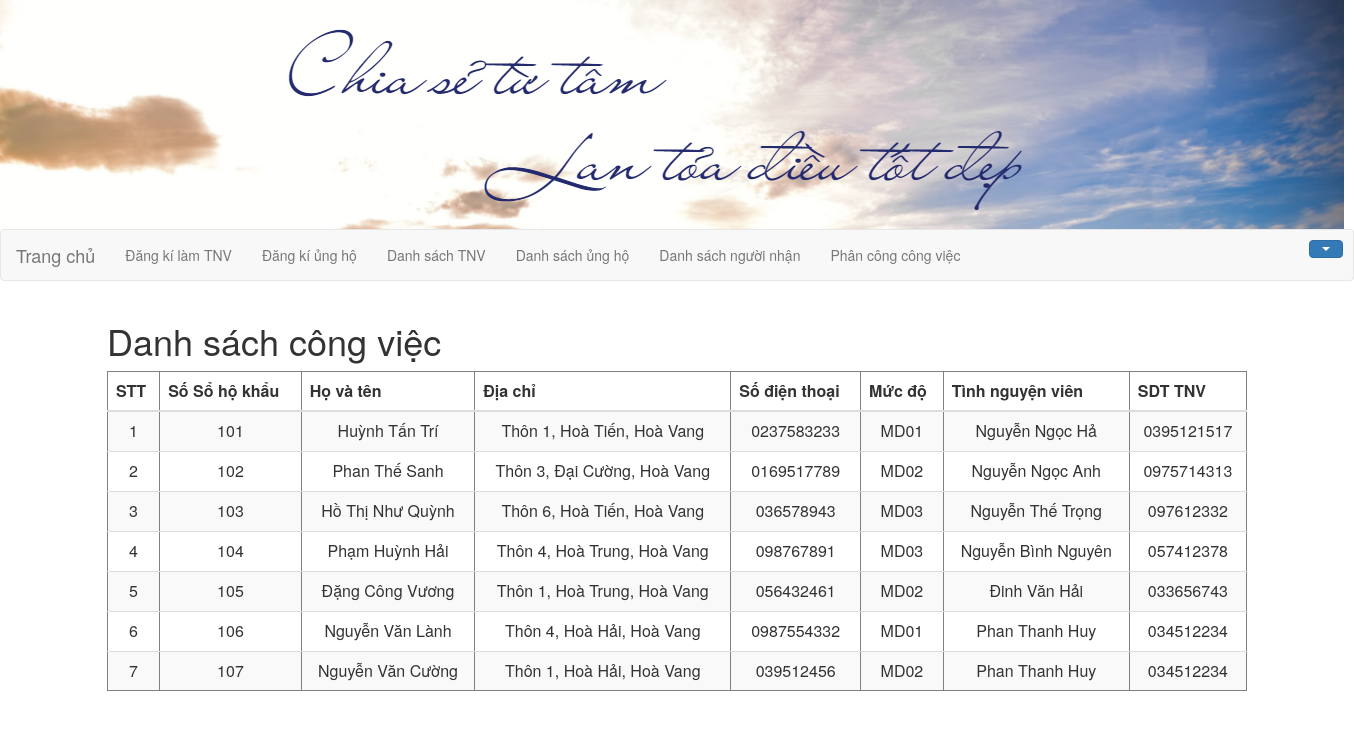
The page /Phancong.php on the database its author committed.
### tables this page shows
CREATE TABLE `nnDB` (
  `Sohk` int(255) NOT NULL,
  `Ten1` varchar(255) NOT NULL,
  `Diachi` varchar(255) NOT NULL,
  `Sdt` varchar(255) NOT NULL,
  `Mucdo` varchar(255) NOT NULL
);

### Phancong.php (the view, shortened to what this page needs)
<?php
include_once('link.php');
include_once('header1.php');
?>
<!DOCTYPE html>
<html>
<body>
	<div class="container">
		<div class="box">
			<h1>Danh sách công việc</h1>
			<table class="table table-striped" border="1px" cellspacing="0" >
			  <thead>
			    <tr align="center">
			    <th scope="col">STT</th>
			      <th scope="col">Số Sổ hộ khẩu</th>
			      <th scope="col">Họ và tên</th>
			      <th scope="col">Địa chỉ</th>
			      <th scope="col">Số điện thoại</th>
			      <th scope="col">Mức độ</th>
			  	  <th scope="col">Tình nguyện viên</th>
			  	  <th scope="col">SDT TNV</th>
			    </tr>
			  </thead>
			  	<?php
			  	     require("connection.php");
        			$sql = "select nnDB.Sohk, nnDB.Ten1, nnDB.Diachi, nnDB.Sdt, nnDB.Mucdo, tnvDB.Tentnv, tnvDB.Sdt_tnv from nnDB, tnvDB ,Chitiet WHERE nnDB.Sohk=Chitiet.Sohk && tnvDB.IDtnv = Chitiet.IDtnv group by nnDB.Sohk, nnDB.Ten1, nnDB.Diachi, nnDB.Sdt, nnDB.Mucdo, tnvDB.Tentnv, tnvDB.Sdt_tnv
 " ;
        			$result = mysqli_query($conn,$sql);
        			$stt = 1;
					while ($row = mysqli_fetch_array($result)) {
                	echo "<tr align='center'>";
                    echo "<td>" . $stt . "</td>";
                    echo"<td>".$row["Sohk"]."</td>";
                    echo"<td>".$row["Ten1"]."</td>";
                    echo"<td>".$row["Diachi"]."</td>";
                    echo"<td>".$row["Sdt"]."</td>";
                    echo"<td>".$row["Mucdo"]."</td>";
                    echo"<td>".$row["Tentnv"]."</td>";
                    echo"<td>".$row["Sdt_tnv"]."</td>";
                echo "</tr>";
                $stt++;
            }
		?>
			</table>
		</div>
	</div>
</body>
</html>

### rows shown on the page
nndb: Sohk "101", Ten1 "Huỳnh Tấn Trí", Diachi "Thôn 1, Hoà Tiến, Hoà Vang", Sdt "0237583233", Mucdo "MD01", Tentnv "Nguyễn Ngọc Hả", Sdt_tnv "0395121517"
nndb: Sohk "102", Ten1 "Phan Thế Sanh", Diachi "Thôn 3, Đại Cường, Hoà Vang", Sdt "0169517789", Mucdo "MD02", Tentnv "Nguyễn Ngọc Anh", Sdt_tnv "0975714313"
nndb: Sohk "103", Ten1 "Hồ Thị Như Quỳnh", Diachi "Thôn 6, Hoà Tiến, Hoà Vang", Sdt "036578943", Mucdo "MD03", Tentnv "Nguyễn Thế Trọng", Sdt_tnv "097612332"
nndb: Sohk "104", Ten1 "Phạm Huỳnh Hải", Diachi "Thôn 4, Hoà Trung, Hoà Vang", Sdt "098767891", Mucdo "MD03", Tentnv "Nguyễn Bình Nguyên", Sdt_tnv "057412378"
nndb: Sohk "105", Ten1 "Đặng Công Vương", Diachi "Thôn 1, Hoà Trung, Hoà Vang", Sdt "056432461", Mucdo "MD02", Tentnv "Đinh Văn Hải", Sdt_tnv "033656743"
nndb: Sohk "106", Ten1 "Nguyễn Văn Lành", Diachi "Thôn 4, Hoà Hải, Hoà Vang", Sdt "0987554332", Mucdo "MD01", Tentnv "Phan Thanh Huy", Sdt_tnv "034512234"
nndb: Sohk "107", Ten1 "Nguyễn Văn Cường", Diachi "Thôn 1, Hoà Hải, Hoà Vang", Sdt "039512456", Mucdo "MD02", Tentnv "Phan Thanh Huy", Sdt_tnv "034512234"
